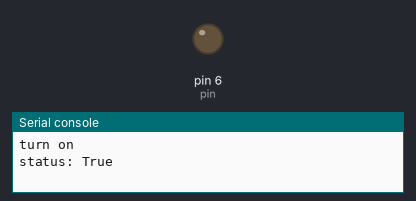
The program below on a simulated MicroPython board. Shown: output pins drawn as LEDs (lit = HIGH), the last lines printed to the serial console.

Above: at 8.0 s.
At 18.2 s:
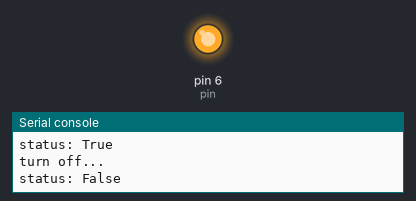
Timing chart, 0 to 42.3 s (numbered marks = the images above):
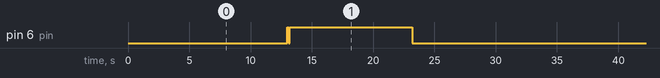

The program:

main.py
```python
# Python env   : MicroPython v1.23.0
# -*- coding: utf-8 -*-
# @Time    : 2025/9/9 上午10:20
# @Author  : 缪贵成
# @File    : main.py
# @Description :基于FM8118芯片的雾化模块驱动

# ======================================== 导入相关模块 =========================================

import time
from fm8118_atomization import FM8118_Atomization

# ======================================== 全局变量 ============================================

# ======================================== 功能函数 ============================================

# ======================================== 自定义类 ============================================

# ======================================== 初始化配置 ===========================================

# 上电延时3s
time.sleep(3)
# 打印调试信息
print("FreakStudio:Testing the FM8118-based atomization module")

# 使用 GPIO6 控制雾化模块
atomizer = FM8118_Atomization(pin=6)

# ========================================  主程序  ============================================

try:
    while True:
        print("turn on")
        atomizer.on()
        print("status:", atomizer.is_on())
        time.sleep(10)

        print("turn off...")
        atomizer.off()
        print("status:", atomizer.is_on())
        time.sleep(10)

        print("toggle...")
        atomizer.toggle()
        print("status:", atomizer.is_on())
        time.sleep(10)

except KeyboardInterrupt:
    print("test stop")
```

fm8118_atomization.py
```python
# (licence header left out)
__version__ = "0.1.1"
__author__ = "leeqingshui"
__license__ = "MIT"
__platform__ = "MicroPython v1.23"

# ======================================== 导入相关模块 =========================================

# 导入硬件相关模块
from machine import Pin

# 导入时间相关模块
import time

# ======================================== 全局变量 ============================================

# ======================================== 功能函数 ============================================

# ======================================== 自定义类 ============================================


class FM8118_Atomization:
    """
    该类控制基于 FM8118 芯片的超声波雾化模块，通过 GPIO 引脚实现雾化器开关控制。

    Attributes:
        _pin (Pin): machine.Pin 实例，用于输出高低电平控制雾化器。
        _state (bool): 当前雾化模块的开关状态，True 表示开启，False 表示关闭。

    Methods:
        on() -> None: 打开雾化模块（输出低电平）。
        off() -> None: 关闭雾化模块（执行拉高→拉低→再拉高电平序列）。
        toggle() -> None: 切换雾化模块状态（开->关 或 关->开）。
        is_on() -> bool: 返回当前雾化模块的状态。

    Notes:
        - 该类仅进行简单的 GPIO 控制，不涉及 PWM。
        - 在部分开发板上，雾化模块可能需要外部电源驱动，请注意电源供给。
        - GPIO 操作不是 ISR-safe，不要在中断服务程序中直接调用。

    ==========================================

    Driver class for FM8118-based ultrasonic mist module.
    It controls the module by setting GPIO pin high/low or level sequence.

    Attributes:
        _pin (Pin): machine.Pin instance used for digital output control.
        _state (bool): Current state of mist module. True = ON, False = OFF.

    Methods:
        on() -> None: Turn mist module ON (set pin low).
        off() -> None: Turn mist module OFF (execute high→low→high level sequence).
        toggle() -> None: Toggle mist module state.
        is_on() -> bool: Return current ON/OFF state.

    Notes:
        - This driver only handles simple GPIO switching, no PWM.
        - External power supply may be required depending on the module.
        - GPIO operations are not ISR-safe.
    """

    def __init__(self, pin: int):
        """
        初始化雾化模块对象。

        Args:
            pin (int): 控制雾化器开关的 GPIO 引脚编号。

        Notes:
            - 初始化时会将 GPIO 设置为高电平，雾化器处于关闭状态。
            - 仅支持可配置为输出模式的 GPIO。

        ==========================================

        Initialize mist module object.

        Args:
            pin (int): GPIO pin number used to control mist module.

        Notes:
            - Module is set to HIGH level (OFF state) at initialization.
            - Pin must support output mode.
        """
        self._pin = Pin(pin, Pin.OUT)
        # 初始状态为关闭
        self._state = False
        # 初始化时设置为高电平（关闭状态），移除原有的off()调用
        self._pin.value(1)

    def on(self):
        """
        打开雾化模块（输出低电平）。

        Notes:
            - 会更新内部状态为 True。
            - 非 ISR-safe。

        ==========================================

        Turn mist module ON (set pin low).

        Notes:
            - Updates internal state to True.
            - Not ISR-safe.
        """
        # 低电平开启
        self._pin.value(0)
        self._state = True

    def off(self):
        """
        关闭雾化模块（执行拉高→拉低→再拉高电平序列）。

        Notes:
            - 会更新内部状态为 False。
            - 电平切换时添加短暂延时，确保芯片识别电平变化。
            - 非 ISR-safe。

        ==========================================

        Turn mist module OFF (execute high→low→high level sequence).

        Notes:
            - Updates internal state to False.
            - Short delays are added for level transition recognition.
            - Not ISR-safe.
        """
        # 步骤1:拉高电平
        self._pin.value(1)
        # 延时100ms
        time.sleep_ms(100)
        # 步骤2:拉低电平
        self._pin.value(0)
        # 延时100ms
        time.sleep_ms(100)
        # 步骤3:再次拉高电平（最终保持高电平）
        self._pin.value(1)
        self._state = False

    def toggle(self):
        """
        切换雾化模块状态。

        Notes:
            - 如果当前为开，则关闭；如果当前为关，则打开。
            - 内部会调用 on() 或 off()。
            - 非 ISR-safe。

        ==========================================

        Toggle mist module state.

        Notes:
            - If currently ON, turn OFF; if OFF, turn ON.
            - Internally calls on() or off().
            - Not ISR-safe.
        """
        if self._state:
            self.off()
        else:
            self.on()

    def is_on(self) -> bool:
        """
        返回当前雾化模块状态。

        Returns:
            bool: True 表示开启，False 表示关闭。

        Notes:
            - 仅返回内部状态，不直接读取引脚电平。
            - 查询操作是安全的。

        ==========================================

        Return current mist module state.

        Returns:
            bool: True if ON, False if OFF.

        Notes:
            - Returns internal state only, not actual pin read.
            - Query operation is safe.
        """
        return self._state


# ======================================== 初始化配置 ===========================================

# ========================================  主程序  ============================================
```

Measured:
- by itself, pin 6 (pin): repeats every 30.2 s: LOW 0.10 s, HIGH 10.0 s, LOW 20.0 s, HIGH 0.10 s
- by itself, everything shown: repeats every 30.2 s, in 4 steps
